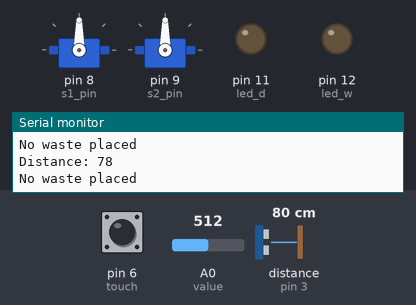
Bench run of a sketch on a simulated Arduino Uno, built with avr-gcc and run on an emulated ATmega328P. On the bench: 2 × servo, output pins drawn as LEDs (lit = HIGH), the last lines printed to the serial monitor. Wiring (inferred from the names in the program): ultrasonic range finder: trigger pin 2; echo pin 3. Inputs (shaded band) come from the test bench; at power-on: distance to the obstacle (sensor on pin 3) 80 cm, pin 6 (touch) LOW, A0 (value) = 512. The echo pulse lasts 58.3 µs per cm; pins used as bus, display or sensor lines are not drawn.

Above: at 1.5 s.
1.6 s: distance to the obstacle (sensor on pin 3) set to 34 cm
3.3 s: distance to the obstacle (sensor on pin 3) set to 28 cm
At 4.0 s:
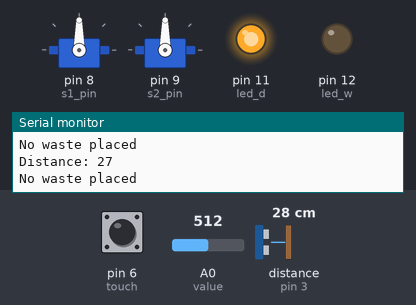
6.8 s: pin 6 (touch) pulled HIGH for 3.2 s
At 7.5 s:
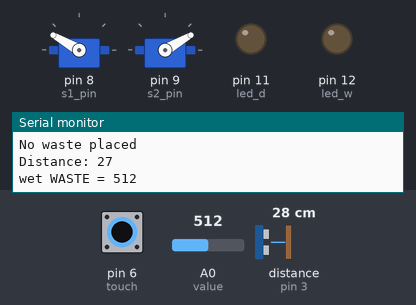
11.5 s: distance to the obstacle (sensor on pin 3) set to 2 cm
At 12.5 s:
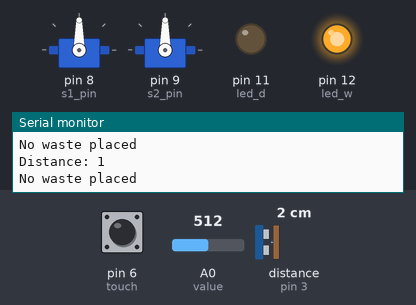
15.0 s: distance to the obstacle (sensor on pin 3) set to 18 cm
At 16.0 s:
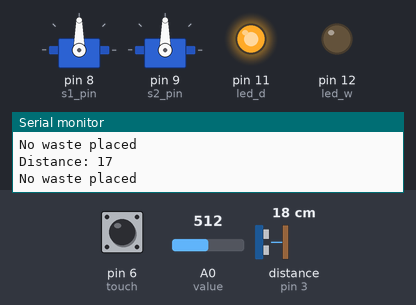
18.5 s: distance to the obstacle (sensor on pin 3) set to 4 cm
At 19.5 s:
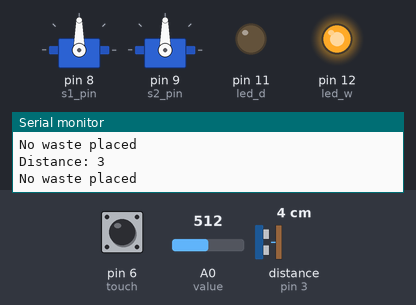
Timing chart, 0 to 21.5 s (numbered marks = the images above; inputs shaded):
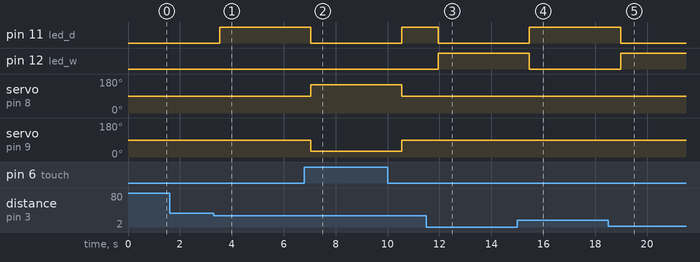

Measured:
- the behaviour switches between 31 and 30 cm on distance to the obstacle (sensor on pin 3) (found by bisection; images 0 and 1)
- after the input at 3.3 s, pin 11 (led_d): LOW → HIGH after 0.23 s
- after the input at 6.8 s, pin 11 (led_d): HIGH → LOW after 0.24 s, → HIGH 3.5 s later; servo on pin 8 (s1_pin): 90° → 150° after 0.24 s, → 90° 3.5 s later; servo on pin 9 (s2_pin): 90° → 30° after 0.24 s, → 90° 3.5 s later
- after the input at 11.5 s, pin 11 (led_d): HIGH → LOW after 0.46 s; pin 12 (led_w): LOW → HIGH after 0.46 s
- after the input at 15.0 s, pin 11 (led_d): LOW → HIGH after 0.47 s; pin 12 (led_w): HIGH → LOW after 0.47 s
- after the input at 18.5 s, pin 11 (led_d): HIGH → LOW after 0.48 s; pin 12 (led_w): LOW → HIGH after 0.48 s

The sketch:

FINAL_PROJECT_SEGREGATOR.ino
```cpp
#include <Servo.h>
int value=A0;
int s2_pin=9;
int s1_pin=8;
int touch=6;
int led_w=12;
int led_d=11;
const int trigPin_1 = 2;
const int echoPin_1= 3;
long duration_1;
int distance_1;
Servo s1;
Servo s2;
void setup() {
    pinMode(value, INPUT);
    pinMode(touch,INPUT);
    pinMode(led_w,OUTPUT);
    pinMode(led_d,OUTPUT);
    Serial.begin(9600);
    s1.attach(s1_pin);
    s2.attach(s2_pin);
    pinMode(trigPin_1, OUTPUT);
    pinMode(echoPin_1, INPUT);
}

void loop() {
  digitalWrite(led_d,LOW);
  digitalWrite(led_w,LOW);
  digitalWrite(trigPin_1, LOW);
  delayMicroseconds(2);
  // Sets the trigPin on HIGH state for 10 micro seconds
  digitalWrite(trigPin_1, HIGH);
  delayMicroseconds(10);
  digitalWrite(trigPin_1, LOW);
  // Reads the echoPin, returns the sound wave travel time in microseconds
  duration_1 = pulseIn(echoPin_1, HIGH);
  // Calculating the distance
  distance_1= duration_1 * 0.034 / 2;
  // Prints the distance on the Serial Monitor
  Serial.print("Distance: ");
  Serial.println(distance_1);
  s1.write(90);
  s2.write(90);
  value=analogRead(A0);
  int v_m=digitalRead(touch);
  if (value>900 && v_m==HIGH)
    {
      s1.write(30);
      s2.write(150);
      Serial.print("DRY WASTE = ");
      Serial.print(value);
      Serial.print("\n");
    }
  else if (value<900 && v_m==HIGH)
    {
      s1.write(150);
      s2.write(30);
      Serial.print("wet WASTE = ");
      Serial.print(value);
      Serial.print("\n");
    }
    else
    {
      s1.write(90);
      s2.write(90);
      Serial.print("No waste placed\n");
    }
    if (distance_1>15 && distance_1<30 && v_m!=HIGH)
    {
      digitalWrite(led_d,HIGH);
    }
    else if (distance_1<15 && v_m!=HIGH)
    {
      digitalWrite(led_w,HIGH);
    }
    else
    {
      digitalWrite(led_w,LOW);
      digitalWrite(led_d,LOW);
    }
  delay(700);
}
```
